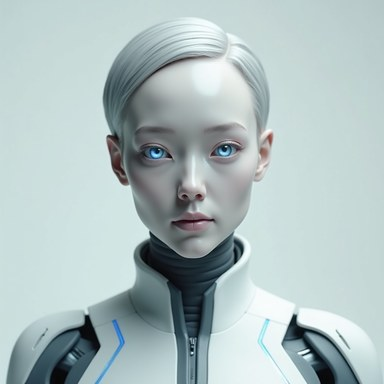
#> input picture backend/localflow/services/characters/thumbnails/android-companion.jpg, 384 x 384 px
$ python -i images.py   (imports and definitions only)
#> lines starting #> are read from the running program, lines starting #| are printed output that depends on the picture
"""Torch-free image helpers for adapters: size snapping, reference sheets, PNG metadata."""

from __future__ import annotations

import json
from pathlib import Path
from typing import Any

from PIL import Image
from PIL.PngImagePlugin import PngInfo


def snap(value: int, multiple: int, *, minimum: int = 256, maximum: int = 2048) -> int:
    """Round to the nearest multiple the model requires (Section 10.2), within sane bounds."""
    v = max(minimum, min(maximum, int(value)))
    return max(multiple, round(v / multiple) * multiple)


def reference_sheet(
    images: list[Image.Image], *, height: int = 1024, gutter: int = 24, max_width: int = 2560
) -> Image.Image:
    """Lays N references side by side on white, for edit models that accept a single reference image
    (Section 10.4). Each image is scaled to the same height; the sheet is downscaled if it gets too wide."""
    if not images:
        raise ValueError("reference_sheet needs at least one image")
    if len(images) == 1:
        return images[0].convert("RGB")
    scaled = []
    for im in images:
        im = im.convert("RGB")
        w = max(1, round(im.width * height / im.height))
        scaled.append(im.resize((w, height), Image.Resampling.LANCZOS))
    total = sum(im.width for im in scaled) + gutter * (len(scaled) - 1)
    sheet = Image.new("RGB", (total, height), (255, 255, 255))
    x = 0
    for im in scaled:
        sheet.paste(im, (x, 0))
        x += im.width + gutter
    if sheet.width > max_width:
        h = round(height * max_width / sheet.width)
        sheet = sheet.resize((max_width, h), Image.Resampling.LANCZOS)
    return sheet


def save_png(image: Image.Image, path: Path, meta: dict[str, Any]) -> Path:
    """Saves with generation parameters in a `localflow` PNG text chunk (handy outside the app)."""
    info = PngInfo()
    info.add_text("localflow", json.dumps(meta, ensure_ascii=False, default=str))
    path.parent.mkdir(parents=True, exist_ok=True)
    image.save(path, "PNG", pnginfo=info)
    return path

>>> import cv2
>>> picture = cv2.imread('../services/characters/thumbnails/android-companion.jpg', cv2.IMREAD_GRAYSCALE)
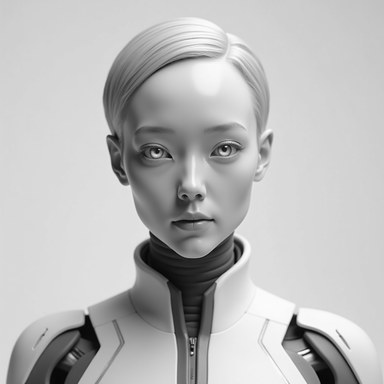
#> picture: shape (384, 384); min 0, max 255, mean 185.9
>>> result = reference_sheet(picture)
#> (the run stopped early here; a loop or call above may not have finished)

$ run again, on backend/localflow/services/characters/thumbnails/city-professional.jpg
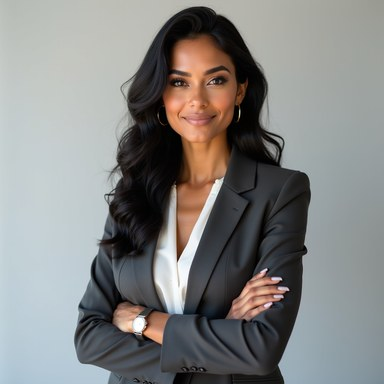
#> input picture backend/localflow/services/characters/thumbnails/city-professional.jpg, 384 x 384 px
#> `picture = cv2.imread('../services/characters/thumbnails/android-compan..`:
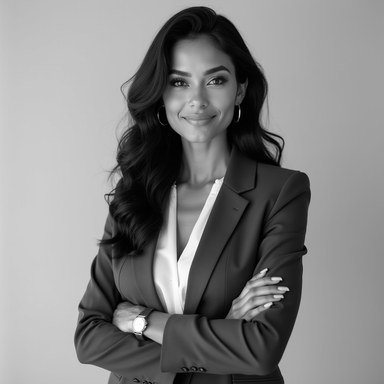
#> picture: shape (384, 384); min 0, max 255, mean 132.3
